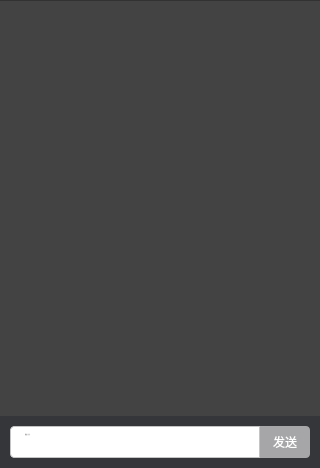
<?xml version="1.0" encoding="UTF-8"?>
<ui version="4.0">
 <class>NoticeSendWdg</class>
 <widget class="QWidget" name="NoticeSendWdg">
  <property name="geometry">
   <rect>
    <x>0</x>
    <y>0</y>
    <width>320</width>
    <height>468</height>
   </rect>
  </property>
  <property name="minimumSize">
   <size>
    <width>320</width>
    <height>0</height>
   </size>
  </property>
  <property name="maximumSize">
   <size>
    <width>320</width>
    <height>16777215</height>
   </size>
  </property>
  <property name="windowTitle">
   <string>发布公告</string>
  </property>
  <property name="styleSheet">
   <string notr="true"/>
  </property>
  <layout class="QVBoxLayout" name="vCLayout">
   <property name="spacing">
    <number>0</number>
   </property>
   <property name="leftMargin">
    <number>0</number>
   </property>
   <property name="topMargin">
    <number>0</number>
   </property>
   <property name="rightMargin">
    <number>0</number>
   </property>
   <property name="bottomMargin">
    <number>0</number>
   </property>
   <item>
    <widget class="QLabel" name="label">
     <property name="minimumSize">
      <size>
       <width>0</width>
       <height>1</height>
      </size>
     </property>
     <property name="maximumSize">
      <size>
       <width>16777215</width>
       <height>1</height>
      </size>
     </property>
     <property name="styleSheet">
      <string notr="true">background-color: rgb(50, 50, 50);</string>
     </property>
     <property name="text">
      <string/>
     </property>
    </widget>
   </item>
   <item>
    <widget class="QListWidget" name="listWidget">
     <property name="focusPolicy">
      <enum>Qt::NoFocus</enum>
     </property>
     <property name="styleSheet">
      <string notr="true">QListWidget#listWidget{
	border: 0px;
	background-color: rgb(67, 67, 67);
}

QListWidget#listWidget:item{
	width:320px;
	border: 1px solid #434343;
	border-radius: 0px;
	background-color: rgb(45, 45, 45);
}

</string>
     </property>
     <property name="verticalScrollBarPolicy">
      <enum>Qt::ScrollBarAlwaysOff</enum>
     </property>
     <property name="horizontalScrollBarPolicy">
      <enum>Qt::ScrollBarAlwaysOff</enum>
     </property>
    </widget>
   </item>
   <item>
    <widget class="QWidget" name="widget_send" native="true">
     <property name="minimumSize">
      <size>
       <width>0</width>
       <height>52</height>
      </size>
     </property>
     <property name="maximumSize">
      <size>
       <width>16777215</width>
       <height>52</height>
      </size>
     </property>
     <property name="styleSheet">
      <string notr="true">QWidget#widget_send{
background-color: rgb(52,54,58);	
}</string>
     </property>
     <layout class="QHBoxLayout" name="horizontalLayout_3">
      <property name="spacing">
       <number>0</number>
      </property>
      <property name="leftMargin">
       <number>10</number>
      </property>
      <property name="topMargin">
       <number>10</number>
      </property>
      <property name="rightMargin">
       <number>10</number>
      </property>
      <property name="bottomMargin">
       <number>10</number>
      </property>
      <item>
       <widget class="QTextEdit" name="textEdit">
        <property name="minimumSize">
         <size>
          <width>0</width>
          <height>32</height>
         </size>
        </property>
        <property name="maximumSize">
         <size>
          <width>16777215</width>
          <height>32</height>
         </size>
        </property>
        <property name="font">
         <font>
          <family>微软雅黑</family>
          <pointsize>-1</pointsize>
          <weight>50</weight>
          <italic>false</italic>
          <bold>false</bold>
         </font>
        </property>
        <property name="styleSheet">
         <string notr="true">
QTextEdit {	
font: 12px &quot;微软雅黑&quot;;
	border: 1px solid rgb(196, 196, 196);
	border-top-left-radius : 4px;
	border-bottom-left-radius: 4px;
    background: white;
	padding-left: 10px;
	padding-top: 2px;
    color: rgb(90, 90, 90);
}
 
QTextEdit:hover {	
	border: 1px solid rgb(153, 153, 153);
  	border-top-left-radius : 4px;
	border-bottom-left-radius: 4px; 
    background: white;
    color: rgb(254, 99, 106);
}

QTextEdit:focus {	
	border: 1px solid rgb(153, 153, 153);
 	border-top-left-radius : 4px;
	border-bottom-left-radius: 4px;
    background: white;
	padding-left: 10px;
    color: rgb(90, 90, 90);
}

</string>
        </property>
        <property name="html">
         <string>&lt;!DOCTYPE HTML PUBLIC &quot;-//W3C//DTD HTML 4.0//EN&quot; &quot;http://www.w3.org/TR/REC-html40/strict.dtd&quot;&gt;
&lt;html&gt;&lt;head&gt;&lt;meta name=&quot;qrichtext&quot; content=&quot;1&quot; /&gt;&lt;style type=&quot;text/css&quot;&gt;
p, li { white-space: pre-wrap; }
&lt;/style&gt;&lt;/head&gt;&lt;body style=&quot; font-family:'微软雅黑'; font-size:12px; font-weight:400; font-style:normal;&quot;&gt;
&lt;p style=&quot;-qt-paragraph-type:empty; margin-top:0px; margin-bottom:0px; margin-left:0px; margin-right:0px; -qt-block-indent:0; text-indent:0px;&quot;&gt;&lt;br /&gt;&lt;/p&gt;&lt;/body&gt;&lt;/html&gt;</string>
        </property>
        <property name="acceptRichText">
         <bool>false</bool>
        </property>
        <property name="placeholderText">
         <string>请输入公告~</string>
        </property>
       </widget>
      </item>
      <item>
       <widget class="QPushButton" name="pushButton_send">
        <property name="minimumSize">
         <size>
          <width>50</width>
          <height>32</height>
         </size>
        </property>
        <property name="maximumSize">
         <size>
          <width>20</width>
          <height>32</height>
         </size>
        </property>
        <property name="styleSheet">
         <string notr="true">QPushButton{	
	font: 12px &quot;微软雅黑&quot;;
	color: rgb(255, 255, 255);
	border:0px;
	border-top-right-radius :4px;
	border-bottom-right-radius:4px;
	background-color: rgb(166, 166, 168);
}

QPushButton:hover{
	font: 12px &quot;微软雅黑&quot;;
	color: rgb(255, 255, 255);
	border:0px;
	border-top-right-radius :4px;
	border-bottom-right-radius:4px;
	background-color: rgb(150, 150, 150);
}

QPushButton:disable{
	font: 12px &quot;微软雅黑&quot;;
	color: rgb(255, 255, 255);
	border:0px;
	border-top-right-radius :4px;
	border-bottom-right-radius:4px;	
	background-color: rgb(180, 180, 180);
}

</string>
        </property>
        <property name="text">
         <string>发送</string>
        </property>
       </widget>
      </item>
     </layout>
    </widget>
   </item>
  </layout>
 </widget>
 <layoutdefault spacing="6" margin="11"/>
 <resources>
  <include location="../../../VhallLive/project/VhallLive.qrc"/>
  <include location="../../Project/MainUI.qrc"/>
 </resources>
 <connections/>
</ui>
